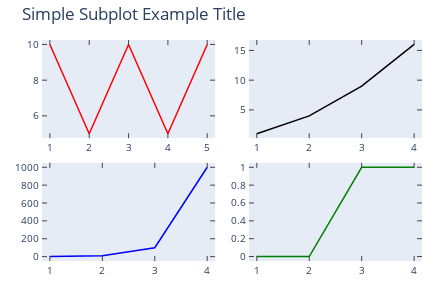

Notebook code for this chart:
### Markdown cell above
4- Subplots	in	matplotlib
Test	&	Analyze	the	following	code	:

### Code cell
import matplotlib.pyplot as plt
import chart_studio.plotly as py
from plotly.offline import iplot

fig = plt.figure()
ax1 = fig.add_subplot(221)
ax1.plot([1,2,3,4,5], [10,5,10,5,10], 'r-')
ax2 = fig.add_subplot(222) 
ax2.plot([1,2,3,4], [1,4,9,16], 'k-')
ax3 = fig.add_subplot(223) 
ax3.plot([1,2,3,4], [1,10,100,1000], 'b-')
ax4 = fig.add_subplot(224) 
ax4.plot([1,2,3,4], [0,0,1,1], 'g-')
plt.tight_layout() 
fig = plt.gcf()
plotly_fig = tls.mpl_to_plotly( fig )
plotly_fig['layout']['title'] = 'Simple Subplot Example Title'
plotly_fig['layout']['margin'].update({'t':40})
iplot(plotly_fig)

### Figure 1 — Plotly figure (JSON) as saved in the notebook; plotly's stock layout.template omitted (floating-point values rounded to 4 significant figures)
{"data": [{"line": {"color": "rgba (255, 0, 0, 1)", "dash": "solid", "width": 1.5}, "mode": "lines", "name": "_line0", "type": "scatter", "x": [1, 2, 3, 4, 5], "xaxis": "x", "y": [10, 5, 10, 5, 10], "yaxis": "y"}, {"line": {"color": "rgba (0, 0, 0, 1)", "dash": "solid", "width": 1.5}, "mode": "lines", "name": "_line0", "type": "scatter", "x": [1, 2, 3, 4], "xaxis": "x2", "y": [1, 4, 9, 16], "yaxis": "y2"}, {"line": {"color": "rgba (0, 0, 255, 1)", "dash": "solid", "width": 1.5}, "mode": "lines", "name": "_line0", "type": "scatter", "x": [1, 2, 3, 4], "xaxis": "x3", "y": [1, 10, 100, 1000], "yaxis": "y3"}, {"line": {"color": "rgba (0, 127, 0, 1)", "dash": "solid", "width": 1.5}, "mode": "lines", "name": "_line0", "type": "scatter", "x": [1, 2, 3, 4], "xaxis": "x4", "y": [0, 0, 1, 1], "yaxis": "y4"}], "layout": {"autosize": false, "height": 288, "hovermode": "closest", "margin": {"b": 27, "l": 42, "pad": 0, "r": 10, "t": 40}, "showlegend": false, "title": {"text": "Simple Subplot Example Title"}, "width": 432, "xaxis": {"anchor": "y", "domain": [0, 0.4555], "mirror": "ticks", "nticks": 7, "range": [0.8, 5.2], "showgrid": false, "showline": true, "side": "bottom", "tickfont": {"size": 10}, "ticks": "inside", "type": "linear", "zeroline": false}, "xaxis2": {"anchor": "y2", "domain": [0.5445, 1], "mirror": "ticks", "nticks": 6, "range": [0.85, 4.15], "showgrid": false, "showline": true, "side": "bottom", "tickfont": {"size": 10}, "ticks": "inside", "type": "linear", "zeroline": false}, "xaxis3": {"anchor": "y3", "domain": [0, 0.4555], "mirror": "ticks", "nticks": 6, "range": [0.85, 4.15], "showgrid": false, "showline": true, "side": "bottom", "tickfont": {"size": 10}, "ticks": "inside", "type": "linear", "zeroline": false}, "xaxis4": {"anchor": "y4", "domain": [0.5445, 1], "mirror": "ticks", "nticks": 6, "range": [0.85, 4.15], "showgrid": false, "showline": true, "side": "bottom", "tickfont": {"size": 10}, "ticks": "inside", "type": "linear", "zeroline": false}, "yaxis": {"anchor": "x", "domain": [0.5557, 1], "mirror": "ticks", "nticks": 5, "range": [4.75, 10.25], "showgrid": false, "showline": true, "side": "left", "tickfont": {"size": 10}, "ticks": "inside", "type": "linear", "zeroline": false}, "yaxis2": {"anchor": "x2", "domain": [0.5557, 1], "mirror": "ticks", "nticks": 5, "range": [0.25, 16.75], "showgrid": false, "showline": true, "side": "left", "tickfont": {"size": 10}, "ticks": "inside", "type": "linear", "zeroline": false}, "yaxis3": {"anchor": "x3", "domain": [0, 0.4443], "mirror": "ticks", "nticks": 7, "range": [-48.95, 1050.0], "showgrid": false, "showline": true, "side": "left", "tickfont": {"size": 10}, "ticks": "inside", "type": "linear", "zeroline": false}, "yaxis4": {"anchor": "x4", "domain": [0, 0.4443], "mirror": "ticks", "nticks": 7, "range": [-0.05, 1.05], "showgrid": false, "showline": true, "side": "left", "tickfont": {"size": 10}, "ticks": "inside", "type": "linear", "zeroline": false}}}
